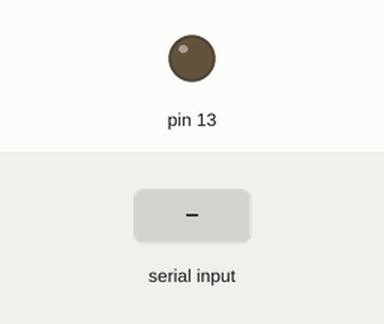
This sketch was run on a simulated Arduino Uno, built with avr-gcc and run on an emulated ATmega328P. Shown: output pins drawn as LEDs (lit = HIGH). The test bench sets the inputs (shaded band).

Above: at 1.2 s.
1.3 s: "a" received over Serial
At 2.2 s:
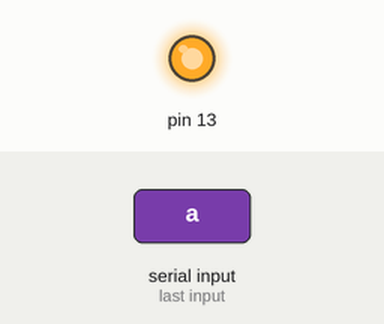
2.8 s: "b" received over Serial
At 3.3 s:
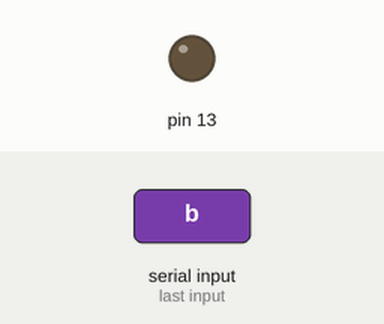
Timing chart, 0 to 5.8 s (numbered marks = the images above; inputs shaded):
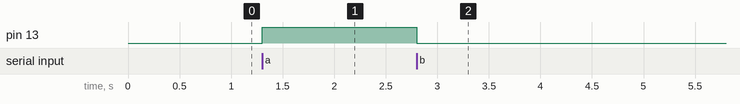

Measured:
- after the input at 1.3 s, pin 13: LOW → HIGH at once
- after the input at 2.8 s, pin 13: HIGH → LOW at once

The sketch:

EnviarCaractereSerial.ino
```cpp
// EnviarCaractereSerial.ino

int cont = 0;


void setup() {
	Serial.begin(9600);
	pinMode(13, OUTPUT);


}

void loop() {
	char opcao= Serial.read();
	if (opcao == 'a'){
		digitalWrite(13, HIGH);


	}

	if (opcao == 'b'){
		digitalWrite(13, LOW);

}

}
```
